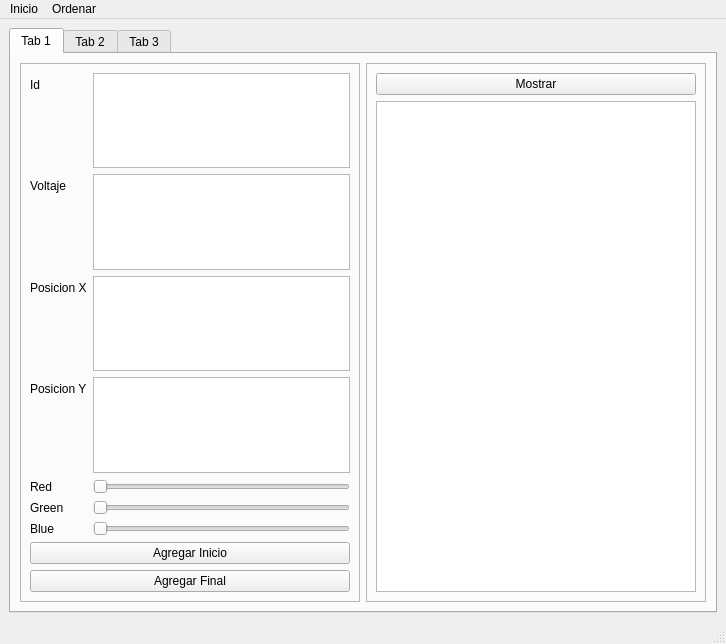
<?xml version="1.0" encoding="UTF-8"?>
<ui version="4.0">
 <class>MainWindow</class>
 <widget class="QMainWindow" name="MainWindow">
  <property name="geometry">
   <rect>
    <x>0</x>
    <y>0</y>
    <width>726</width>
    <height>644</height>
   </rect>
  </property>
  <property name="windowTitle">
   <string>MainWindow</string>
  </property>
  <widget class="QWidget" name="centralwidget">
   <layout class="QHBoxLayout" name="horizontalLayout">
    <item>
     <widget class="QTabWidget" name="tabWidget">
      <property name="currentIndex">
       <number>0</number>
      </property>
      <widget class="QWidget" name="tab">
       <attribute name="title">
        <string>Tab 1</string>
       </attribute>
       <layout class="QHBoxLayout" name="horizontalLayout_2">
        <item>
         <widget class="QFrame" name="frame">
          <property name="frameShape">
           <enum>QFrame::StyledPanel</enum>
          </property>
          <property name="frameShadow">
           <enum>QFrame::Raised</enum>
          </property>
          <layout class="QFormLayout" name="formLayout">
           <item row="0" column="0">
            <widget class="QLabel" name="label">
             <property name="text">
              <string>Id</string>
             </property>
            </widget>
           </item>
           <item row="0" column="1">
            <widget class="QTextEdit" name="id"/>
           </item>
           <item row="2" column="0">
            <widget class="QLabel" name="label_2">
             <property name="text">
              <string>Voltaje</string>
             </property>
            </widget>
           </item>
           <item row="2" column="1">
            <widget class="QTextEdit" name="voltaje"/>
           </item>
           <item row="4" column="0">
            <widget class="QLabel" name="label_7">
             <property name="text">
              <string>Posicion X</string>
             </property>
            </widget>
           </item>
           <item row="4" column="1">
            <widget class="QTextEdit" name="posicionx"/>
           </item>
           <item row="6" column="1">
            <widget class="QTextEdit" name="posiciony"/>
           </item>
           <item row="8" column="0">
            <widget class="QLabel" name="label_9">
             <property name="text">
              <string>Red</string>
             </property>
            </widget>
           </item>
           <item row="8" column="1">
            <widget class="QSlider" name="red">
             <property name="orientation">
              <enum>Qt::Horizontal</enum>
             </property>
            </widget>
           </item>
           <item row="10" column="0">
            <widget class="QLabel" name="label_10">
             <property name="text">
              <string>Green</string>
             </property>
            </widget>
           </item>
           <item row="10" column="1">
            <widget class="QSlider" name="green">
             <property name="orientation">
              <enum>Qt::Horizontal</enum>
             </property>
            </widget>
           </item>
           <item row="12" column="0">
            <widget class="QLabel" name="label_11">
             <property name="text">
              <string>Blue</string>
             </property>
            </widget>
           </item>
           <item row="12" column="1">
            <widget class="QSlider" name="blue">
             <property name="orientation">
              <enum>Qt::Horizontal</enum>
             </property>
            </widget>
           </item>
           <item row="14" column="0" colspan="2">
            <widget class="QPushButton" name="agregarInicio">
             <property name="text">
              <string>Agregar Inicio</string>
             </property>
            </widget>
           </item>
           <item row="15" column="0" colspan="2">
            <widget class="QPushButton" name="agregarFinal">
             <property name="text">
              <string>Agregar Final</string>
             </property>
            </widget>
           </item>
           <item row="6" column="0">
            <widget class="QLabel" name="label_8">
             <property name="text">
              <string>Posicion Y</string>
             </property>
            </widget>
           </item>
          </layout>
         </widget>
        </item>
        <item>
         <widget class="QFrame" name="frame_2">
          <property name="frameShape">
           <enum>QFrame::StyledPanel</enum>
          </property>
          <property name="frameShadow">
           <enum>QFrame::Raised</enum>
          </property>
          <layout class="QGridLayout" name="gridLayout">
           <item row="1" column="0">
            <widget class="QPlainTextEdit" name="listaNeuronas"/>
           </item>
           <item row="0" column="0">
            <widget class="QPushButton" name="mostrar">
             <property name="text">
              <string>Mostrar</string>
             </property>
            </widget>
           </item>
          </layout>
         </widget>
        </item>
       </layout>
      </widget>
      <widget class="QWidget" name="tab_2">
       <attribute name="title">
        <string>Tab 2</string>
       </attribute>
       <widget class="QTableWidget" name="TablaNeurona">
        <property name="geometry">
         <rect>
          <x>0</x>
          <y>10</y>
          <width>701</width>
          <height>461</height>
         </rect>
        </property>
       </widget>
       <widget class="QPushButton" name="MostraTabla">
        <property name="geometry">
         <rect>
          <x>464</x>
          <y>500</y>
          <width>221</width>
          <height>31</height>
         </rect>
        </property>
        <property name="text">
         <string>Mostrar Tabla</string>
        </property>
       </widget>
       <widget class="QPushButton" name="BuscarID">
        <property name="geometry">
         <rect>
          <x>300</x>
          <y>500</y>
          <width>91</width>
          <height>31</height>
         </rect>
        </property>
        <property name="text">
         <string>Buscar ID</string>
        </property>
       </widget>
       <widget class="QTextEdit" name="BusquedaIDText">
        <property name="geometry">
         <rect>
          <x>70</x>
          <y>500</y>
          <width>201</width>
          <height>31</height>
         </rect>
        </property>
       </widget>
       <widget class="QLabel" name="label_3">
        <property name="geometry">
         <rect>
          <x>20</x>
          <y>510</y>
          <width>49</width>
          <height>16</height>
         </rect>
        </property>
        <property name="text">
         <string>ID</string>
        </property>
       </widget>
      </widget>
      <widget class="QWidget" name="tab3">
       <attribute name="title">
        <string>Tab 3</string>
       </attribute>
       <widget class="QFrame" name="frame_3">
        <property name="geometry">
         <rect>
          <x>0</x>
          <y>0</y>
          <width>701</width>
          <height>551</height>
         </rect>
        </property>
        <property name="frameShape">
         <enum>QFrame::StyledPanel</enum>
        </property>
        <property name="frameShadow">
         <enum>QFrame::Raised</enum>
        </property>
        <widget class="QGraphicsView" name="grafica">
         <property name="geometry">
          <rect>
           <x>10</x>
           <y>40</y>
           <width>681</width>
           <height>461</height>
          </rect>
         </property>
        </widget>
        <widget class="QPushButton" name="graficarNeurona">
         <property name="geometry">
          <rect>
           <x>300</x>
           <y>510</y>
           <width>121</width>
           <height>31</height>
          </rect>
         </property>
         <property name="text">
          <string>Graficar Neuronas</string>
         </property>
        </widget>
        <widget class="QLabel" name="label_4">
         <property name="geometry">
          <rect>
           <x>20</x>
           <y>20</y>
           <width>191</width>
           <height>16</height>
          </rect>
         </property>
         <property name="text">
          <string>Grafica de Neuronas</string>
         </property>
        </widget>
       </widget>
      </widget>
     </widget>
    </item>
   </layout>
  </widget>
  <widget class="QStatusBar" name="statusbar"/>
  <widget class="QMenuBar" name="menubar">
   <property name="geometry">
    <rect>
     <x>0</x>
     <y>0</y>
     <width>726</width>
     <height>21</height>
    </rect>
   </property>
   <widget class="QMenu" name="menuInicio">
    <property name="title">
     <string>Inicio</string>
    </property>
    <addaction name="openFile"/>
    <addaction name="actionRecuperar"/>
    <addaction name="separator"/>
   </widget>
   <widget class="QMenu" name="menuOrdenarID">
    <property name="title">
     <string>Ordenar</string>
    </property>
    <addaction name="actionID"/>
    <addaction name="actionVoltaje"/>
   </widget>
   <addaction name="menuInicio"/>
   <addaction name="menuOrdenarID"/>
  </widget>
  <action name="actionOpen">
   <property name="text">
    <string>Open</string>
   </property>
  </action>
  <action name="openFile">
   <property name="text">
    <string>Guardar</string>
   </property>
  </action>
  <action name="actionRecuperar">
   <property name="text">
    <string>Recuperar</string>
   </property>
  </action>
  <action name="actionID">
   <property name="text">
    <string>ID</string>
   </property>
  </action>
  <action name="actionVoltaje">
   <property name="text">
    <string>Voltaje</string>
   </property>
  </action>
 </widget>
 <resources/>
 <connections/>
</ui>
